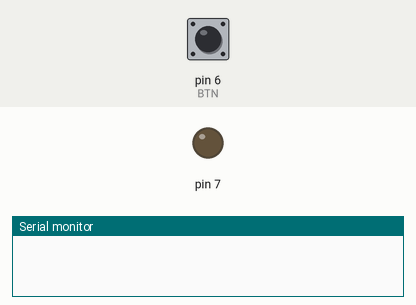
This sketch was run on a simulated Arduino Uno, built with avr-gcc and run on an emulated ATmega328P. Parts: output pins drawn as LEDs (lit = HIGH), the last lines printed to the serial monitor. The inputs (shaded band) are chosen by the test bench; at power-on: pin 6 (BTN) HIGH.

Above: at 1.2 s.
1.3 s: pin 6 (BTN) pulled LOW for 0.25 s
At 1.75 s:
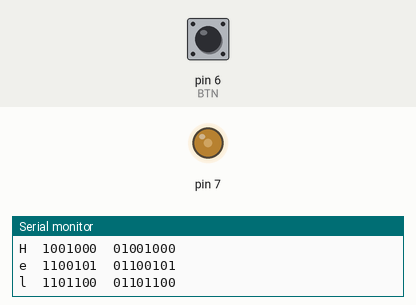
Timing chart, 0 to 10.3 s (numbered marks = the images above; inputs shaded):
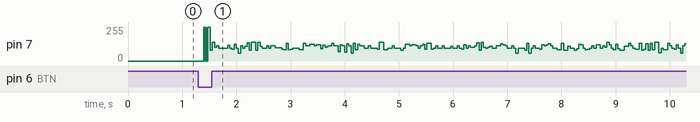

The sketch:

Sender.ino
```cpp
#define LED 7
#define BTN 6

//#include <VLC.h>

#define DELAY_SCALE 3
#define DELAY_START DELAY_SCALE * 10
#define DELAY_FINISH DELAY_SCALE * 15
#define DELAY_1 DELAY_SCALE
#define DELAY_0 DELAY_SCALE * 3
#define DELAY_PAUSE DELAY_SCALE * 3

class Sender {

  uint8_t portToWrite;

  public:

    void begin(uint8_t port)
    {
      portToWrite = port;
      pinMode(port, OUTPUT);
    }

    inline void impuls(int iDelay) {
      digitalWrite(portToWrite, 1);
      delay(iDelay);
      digitalWrite(portToWrite, 0);
      delay(DELAY_PAUSE);
    }

    void sendStart() {
      impuls(DELAY_START);
    }

    inline void sendFinish() {
      impuls (DELAY_FINISH);
    }

    void sendBit(bool b) {
      impuls (b ? DELAY_1 : DELAY_0);
    }

    void print(String s)
    {
      unsigned long t = millis();
      sendStart();
      for(uint8_t c : s)
      {
        Serial.print((char)c);
        Serial.print("\t");
        Serial.print(c, BIN);
        Serial.print("\t");
        for(uint8_t i = 128; i > 0; i = i >> 1)
        {
          Serial.print(c & i ? 1 : 0);
          sendBit(c & i);
        }
        Serial.println("");
      }
      sendFinish();
      t = millis() - t;
      Serial.print("Sent ");
      Serial.print(s.length());
      Serial.print(" bytes in ");
      Serial.print(t);
      Serial.print("msec at speed ");
      Serial.print((double)(s.length()) * 8000 / t);
      Serial.println(" bps");
    }

};

Sender sender;

void setup() {
  // put your setup code here, to run once:
  pinMode(BTN, INPUT_PULLUP);
  Serial.begin(9600);
  sender.begin(LED);

}

void loop() {

  if(digitalRead(BTN) == LOW)
  {
    Serial.println("click");
    sender.print("Hello, Arduino! \nI try to send a little bit longer message\n to see when receiver \nwill drift out of synchrony.");
    delay(2000);
  }
  delay(200);
}
```
